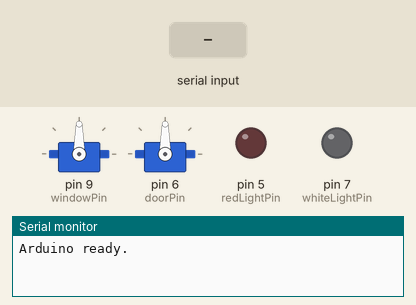
A sketch run on a simulated Arduino Uno, built with avr-gcc and run on an emulated ATmega328P. Shown: 2 × servo, output pins drawn as LEDs (lit = HIGH), the last lines printed to the serial monitor. Dashed ring = blinking. The inputs (shaded band) are chosen by the test bench.

Above: at 1.2 s.
1.3 s: "T" received over the second serial link
At 2.2 s:
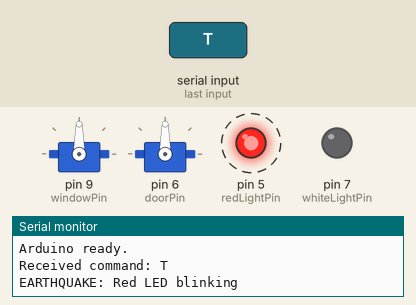
4.3 s: "H" received over the second serial link
At 7.1 s:
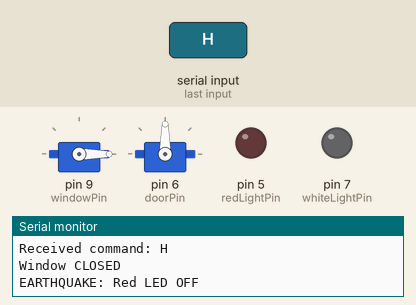
7.3 s: "D" received over the second serial link
At 8.4 s:
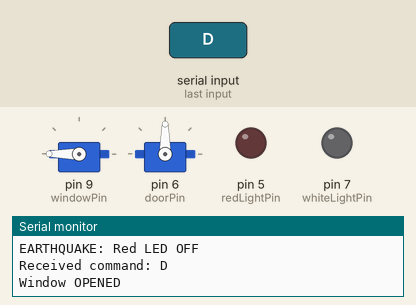
8.8 s: "I" received over the second serial link
At 9.5 s:
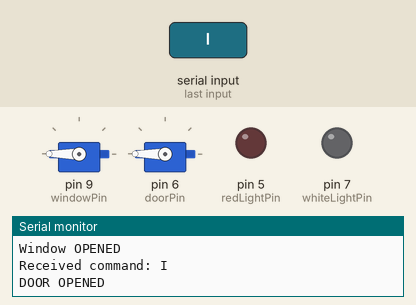
10.3 s: "N" received over the second serial link
At 10.7 s:
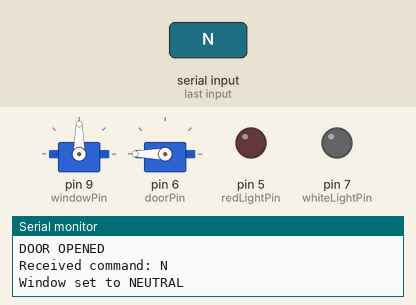
11.8 s: "U" received over the second serial link
At 13.0 s:
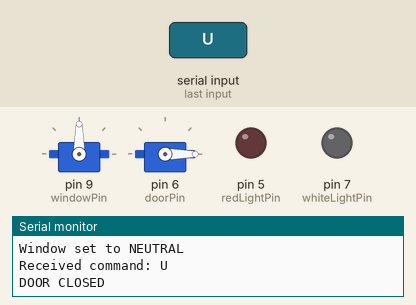
Timing chart, 0 to 14.3 s (numbered marks = the images above; inputs shaded):
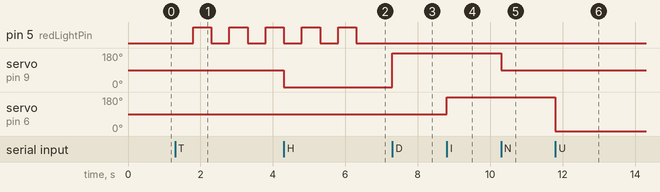

Measured:
- after the input at 1.3 s, pin 5 (redLightPin): alternates HIGH for 0.50 s and LOW for 0.50 s, starting after 0.50 s
- after the input at 4.3 s, servo on pin 9 (windowPin): 90° → 0° at once
- after the input at 7.3 s, servo on pin 9 (windowPin): 0° → 180° at once
- after the input at 8.8 s, servo on pin 6 (doorPin): 90° → 180° at once
- after the input at 10.3 s, servo on pin 9 (windowPin): 180° → 90° at once
- after the input at 11.8 s, servo on pin 6 (doorPin): 180° → 0° at once

The sketch:

arduino_code.ino
```cpp
// ARDUINO FUNCTIONS AS A SLAVE DEVICE CONTROLLED VIA UART BY THE MSP432 (MASTER).
//
// Arduino executes commands received from the MSP432 to manage the following functions:
// - TURN ON LIGHTS      -> Command: 'O'
// - TURN OFF LIGHTS     -> Command: 'F'
// - OPEN THE WINDOWS    -> Command: 'D'
// - CLOSE THE WINDOWS   -> Command: 'H'
// - OPEN THE DOOR       -> Command: 'I' (followed by 'O')
// - CLOSE THE DOOR      -> Command: 'U'
//
// System includes an EARTHQUAKE DETECTION MECHANISM:
// - When the MSP432 detects an earthquake based on accelerometer data,
//   it sends the character 'T' to the Arduino.
// - Upon receiving this signal, the Arduino activates the red alert lights (e.g., LEDs)
//   to indicate a seismic emergency.
//
// Master-slave communication ensures synchronized control over home automation
// and safety mechanisms in both automatic (AUTO) and manual (EDIT) modes.

#include <SoftwareSerial.h>
#include <Servo.h>

// Serial communication with MSP432
SoftwareSerial mspSerial(10, 11); // RX, TX

// Servo motors for windows (1) and door (1)
Servo windowServo;
Servo doorServo;

// Pin configuration
const int windowPin = 9;     // Servo pin for window
const int doorPin = 6;       // Servo pin for door
const int whiteLightPin = 7; // Pin for white lights (3 LEDs)
const int redLightPin = 5;   // Pin for red lights (2 LEDs)

// Earthquake system state
bool earthquakeActive = false;
bool earthquakeOngoing = false;
unsigned long earthquakeStartTime = 0;
unsigned long blinkTimer = 0;
bool redLightState = false;

void setup() {
  mspSerial.begin(9600);
  Serial.begin(9600);

  // Attach servos
  windowServo.attach(windowPin);
  doorServo.attach(doorPin);

  // Set servos to neutral position
  windowServo.write(90);
  doorServo.write(90);

  // Configure light pins
  pinMode(whiteLightPin, OUTPUT);
  pinMode(redLightPin, OUTPUT);

  digitalWrite(whiteLightPin, LOW);
  digitalWrite(redLightPin, LOW);

  Serial.println("Arduino ready.");
}

void loop() {
  // Check for incoming commands from MSP432
  if (mspSerial.available()) {
    char command = mspSerial.read();
    Serial.print("Received command: ");
    Serial.println(command);

    switch (command) {
      // CLOSE WINDOWS
      case 'H':
        windowServo.write(0);
        mspSerial.write('C');
        Serial.println("Window CLOSED");
        break;

      // OPEN WINDOWS
      case 'D':
        windowServo.write(180);
        mspSerial.write('A');
        Serial.println("Window OPENED");
        break;

      // NEUTRAL WINDOW POSITION
      case 'N':
        windowServo.write(90);
        mspSerial.write('R');
        Serial.println("Window set to NEUTRAL");
        break;

      // OPEN DOOR
      case 'I':
        doorServo.write(180);
        Serial.println("DOOR OPENED");
        break;

      // CLOSE DOOR
      case 'U':
        doorServo.write(0);
        Serial.println("DOOR CLOSED");
        break;

      // TURN ON WHITE LIGHTS
      case 'O':
        digitalWrite(whiteLightPin, HIGH);
        Serial.println("WHITE LIGHT ON");
        break;

      // TURN OFF WHITE LIGHTS
      case 'F':
        digitalWrite(whiteLightPin, LOW);
        Serial.println("WHITE LIGHT OFF");
        break;

      // EARTHQUAKE ALERT: RED LIGHT BLINKS
      case 'T':
        earthquakeOngoing = true;
        earthquakeStartTime = millis();
        blinkTimer = millis();
        Serial.println("EARTHQUAKE: Red LED blinking");
        break;
    }
  }

  // Earthquake alert blinking logic
  if (earthquakeOngoing) {
    if (millis() - blinkTimer >= 500) {
      blinkTimer = millis();
      redLightState = !redLightState;
      digitalWrite(redLightPin, redLightState ? HIGH : LOW);
    }

    // End earthquake after 5 seconds
    if (millis() - earthquakeStartTime >= 5000) {
      digitalWrite(redLightPin, LOW);
      redLightState = false;
      earthquakeOngoing = false;
      Serial.println("EARTHQUAKE: Red LED OFF");
    }
  }
}
```
